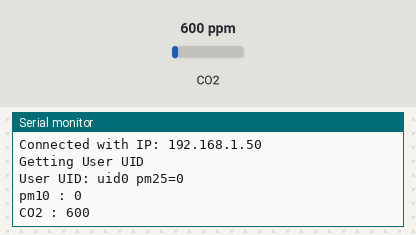
A sketch run on a simulated ESP32. Parts: the last lines printed to the serial monitor. The test bench sets the inputs (shaded band); at power-on: CO2 600 ppm. WiFi joins after 1.5 s; servers stay silent unless stated; the local clock reads 2024-03-15 10:24:30 at power-on unless the sketch sets it.

Above: at 2.7 s.
2.8 s: CO2 set to 452 ppm
At 3.6 s:
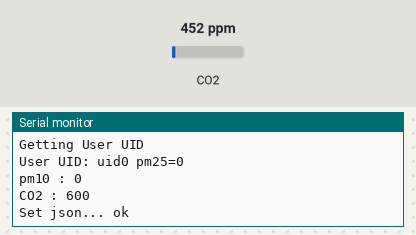
5.6 s: CO2 set to 1050 ppm
At 5.6 s:
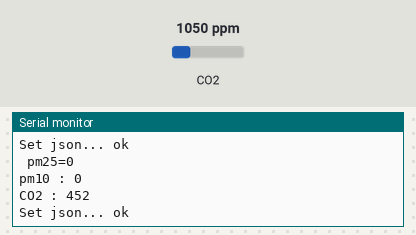
Timing chart, 0 to 8.6 s (numbered marks = the images above; inputs shaded):
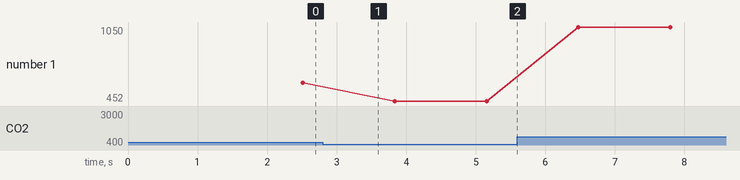

Measured:
- plotted number 1: 600 → 452 after the input at 2.8 s, 452 → 1050 after the input at 5.6 s

The sketch:

test4.ino
```cpp
#include <Arduino.h>
#ifdef ESP32
#include <WiFi.h>
#endif
#include <Firebase_ESP_Client.h>
#include <HardwareSerial.h>
#include "MHZ19.h"
#include <SoftwareSerial.h>
#include <SPI.h>
#include <Wire.h>
#include <ArduinoJson.h>
#include "addons/TokenHelper.h"
#include "addons/RTDBHelper.h"
#include "time.h"

#define WIFI_SSID "nobel"
#define WIFI_PASSWORD "sarobert"
#define API_KEY "AIzaSyA-u_CqSZoLKyeHxeN4qNzZO77sv8LT-CI"

// Insert RTDB URLefine the RTDB URL */

#define DATABASE_URL "https://rmkfootprintmonitoring-default-rtdb.asia-southeast1.firebasedatabase.app/"

#define USER_EMAIL "dqwrqreho@gmail.com"
#define USER_PASSWORD "ImITa@2021"

#define RX_PIN 12
#define TX_PIN 13
#define BAUDRATE 9600

// Define Firebase Data object
FirebaseData fbdo;
FirebaseAuth auth;
FirebaseConfig config;
int c=0;

MHZ19 myMHZ19;
SoftwareSerial mySerial(RX_PIN, TX_PIN);

bool signupOK = false;
String uid;
byte cmd[] = {0xFF, 0x01, 0x86, 0x00, 0x00, 0x00, 0x00, 0x00, 0x79};
byte buf[9];
uint16_t pm25, pm10;
int CO2;

unsigned long sendDataPrevMillis = 0;

// NTP setup
const char *ntpServer = "pool.ntp.org";
const long gmtOffset_sec = 19800;
const int daylightOffset_sec = 3600;

void initWiFi()
{
    WiFi.begin(WIFI_SSID, WIFI_PASSWORD);
    Serial.print("Connecting to Wi-Fi");
    while (WiFi.status() != WL_CONNECTED)
    {
        Serial.print(".");
        delay(300);
    }

    Serial.println();
    Serial.print("Connected with IP: ");
    Serial.println(WiFi.localIP());
    Serial.println();
}

void setup()
{
    Serial.begin(9600);
    Serial2.begin(9600);
    mySerial.begin(BAUDRATE);
    myMHZ19.begin(mySerial);
    myMHZ19.autoCalibration();
    initWiFi();
    configTime(gmtOffset_sec, daylightOffset_sec, ntpServer);

    config.api_key = API_KEY;
    config.database_url = DATABASE_URL;
    auth.user.email = USER_EMAIL;
    auth.user.password = USER_PASSWORD;
    Firebase.reconnectWiFi(true);
    fbdo.setResponseSize(4096);
    config.token_status_callback = tokenStatusCallback; // see addons/TokenHelper.h
    config.max_token_generation_retry = 5;
    Firebase.begin(&config, &auth);
    Serial.println("Getting User UID");
    while ((auth.token.uid) == "")
    {
        Serial.print('.');
        delay(1000);
    }
    signupOK = true;
    uid = auth.token.uid.c_str();
    Serial.print("User UID: ");
    Serial.print(uid);

    //mhz19calibrate();
}

void mhz19calibrate(){
    int i=100,temp;
    while(i--){
        temp = myMHZ19.getCO2();
        delay(250);
    }
}

String convertToString(char *a, int size)
{
    int i;
    String s = "";
    for (i = 0; i < size; i++)
    {
        s = s + a[i];
    }
    return s;
}

String tellTime()
{
    struct tm timeinfo;
    getLocalTime(&timeinfo);
    char a[22];
    strftime(a, 22, "%X", &timeinfo);
    String t = convertToString(a, 22);
    return t;
}

String tellDate()
{
    struct tm timeinfo;
    getLocalTime(&timeinfo);
    char a[22];
    strftime(a, 22, "%d-%m-%Y", &timeinfo);
    String t = convertToString(a, 22);
    return t;
}

void loop()
{
    if (Firebase.ready() && signupOK && (millis() - sendDataPrevMillis > 1000 || sendDataPrevMillis == 0))
    {
        sendDataPrevMillis = millis();
        String timeStamp = tellTime();
        String currDate = tellDate();
        //int i=0;
        //while((buf[0]!=255 || i<100)&&c==0){
        Serial2.write(cmd[0]);
        Serial2.write(cmd[1]);
        Serial2.write(cmd[2]);
        Serial2.write(cmd[3]);
        Serial2.write(cmd[4]);
        Serial2.write(cmd[5]);
        Serial2.write(cmd[6]);
        Serial2.write(cmd[7]);
        Serial2.write(cmd[8]);
        for(int j=0;j<9;j++){
            buf[j]=0;
        }
        Serial2.readBytes(buf, sizeof(buf));
        int startpos=0;
        c=0;
        for(int j=0;j<9;j++){
            c+=buf[j];
        }
        while(buf[startpos]!=255 && c>=255){
            startpos+=1;
        }
        pm25 = (buf[(startpos+2)%9] << 4) | buf[(startpos+3)%9];
        Serial.print(" pm25=");
        Serial.print(pm25);
        pm10 = (buf[(startpos+4)%9] << 4) | buf[(startpos+5)%9];
        Serial.print("\n");
        Serial.print("pm10 : ");
        Serial.println(pm10);
        Serial.print("CO2 : ");
        CO2 = myMHZ19.getCO2();
        Serial.println(CO2);
        //i+=1;}
        //c=1;
        if(pm25!=0){
        FirebaseJson json1;
        if (!(Firebase.RTDB.getJSON(&fbdo, "sensor_1/pm25/" + currDate)))
        {
            json1.set(currDate + "/" + timeStamp, pm25);
            Serial.printf("Set json... %s\n", Firebase.RTDB.updateNode(&fbdo, F("/sensor_1/pm25"), &json1) ? "ok" : fbdo.errorReason().c_str());
        }
        else
        {
            json1.add(timeStamp, pm25);
            Serial.printf("Update node... %s\n", Firebase.RTDB.updateNode(&fbdo, "sensor_1/pm25/" + currDate, &json1) ? "ok" : fbdo.errorReason().c_str());
        }
        }
        if(pm10!=0){
        FirebaseJson json2;
        if (!(Firebase.RTDB.getJSON(&fbdo, "sensor_1/pm10/" + currDate)))
        {
            json2.set(currDate + "/" + timeStamp, pm10);
            Serial.printf("Set json... %s\n", Firebase.RTDB.updateNode(&fbdo, F("/sensor_1/pm10"), &json2) ? "ok" : fbdo.errorReason().c_str());
        }
        else
        {
            json2.add(timeStamp, pm10);
            Serial.printf("Update node... %s\n", Firebase.RTDB.updateNode(&fbdo, "sensor_1/pm10/" + currDate, &json2) ? "ok" : fbdo.errorReason().c_str());
        }
        }
        if(CO2!=0){
        FirebaseJson json3;
        if (!(Firebase.RTDB.getJSON(&fbdo, "sensor_1/CO2/" + currDate)))
        {
            json3.set(currDate + "/" + timeStamp, CO2);
            Serial.printf("Set json... %s\n", Firebase.RTDB.updateNode(&fbdo, F("/sensor_1/CO2"), &json3) ? "ok" : fbdo.errorReason().c_str());
        }
        else
        {
            json3.add(timeStamp, CO2);
            Serial.printf("Update node... %s\n", Firebase.RTDB.updateNode(&fbdo, "sensor_1/CO2/" + currDate, &json3) ? "ok" : fbdo.errorReason().c_str());
        }}
    }
}
```
